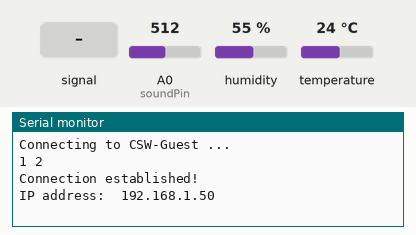
A program run on a simulated ESP8266 (Wemos D1 mini). On the bench: the last lines printed to the serial monitor. The test bench sets the inputs (shaded band); at power-on: humidity 55 %, A0 (soundPin) = 512, temperature 24 °C. WiFi joins after 1.5 s; servers stay silent unless stated; uploads are accepted with an empty reply.

Above: at 3.2 s.
3.3 s: A0 (soundPin) fed a 200 Hz sine of ±81 counts around its level
7.1 s: humidity set to 22 %
At 8.0 s:
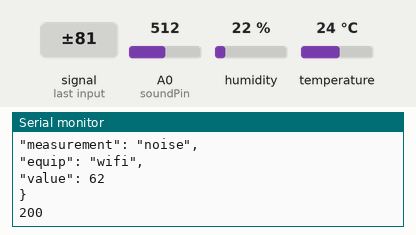
10.9 s: A0 (soundPin) set to 716
At 12.29 s:
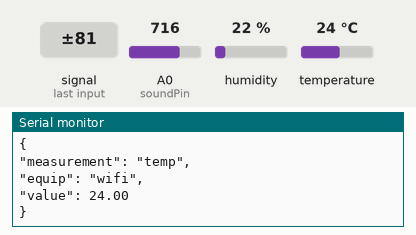
14.7 s: temperature set to 12 °C
At 16.3 s:
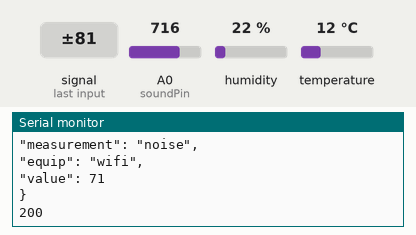
18.5 s: A0 (soundPin) fed a 1000 Hz sine of ±255 counts around its level
22.3 s: A0 (soundPin) set to 900
At 24.6 s:
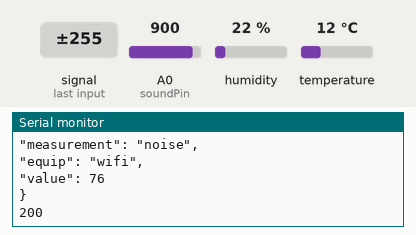
Timing chart, 0 to 26.1 s (numbered marks = the images above; inputs shaded):
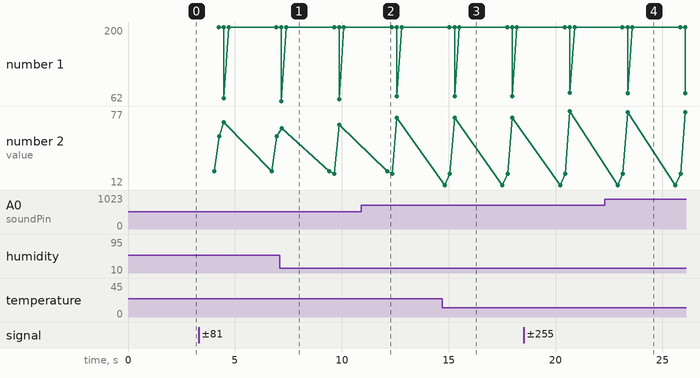

The program:

main.cpp
```cpp
#include <Arduino.h>
#include <ESP8266WiFi.h>
#include <ESP8266HTTPClient.h>
#include <Adafruit_Sensor.h>
#include <DHT.h>
#include <DHT_U.h>

const char* ssid     = "CSW-Guest";
const char* password = "Critical98";
const char* serverName = "http://10.8.8.25:8888/";

HTTPClient http;
WiFiClient client;

#define DHTPIN D2
#define DHTTYPE DHT11
#define soundPin A0

DHT_Unified dht(DHTPIN, DHTTYPE);

uint32_t delayMS;

void setup() {
  Serial.begin(9600);

  WiFi.begin(ssid, password);
  Serial.print("Connecting to ");
  Serial.print(ssid); Serial.println(" ...");

  int i = 0;
  while (WiFi.status() != WL_CONNECTED) {
    delay(1000);
    Serial.print(++i); Serial.print(' ');
  }

  Serial.println('\n');
  Serial.println("Connection established!");
  Serial.print("IP address:\t");
  Serial.println(WiFi.localIP());

  sensor_t sensor;
  dht.begin();
  dht.temperature().getSensor(&sensor);
  dht.humidity().getSensor(&sensor);
  delayMS = sensor.min_delay / 1000;
}

void loop() {
  delay(delayMS);

  sensors_event_t event;
  dht.temperature().getEvent(&event);
  if (isnan(event.temperature)) {
    Serial.println(F("Error reading temperature!"));
  }
  else {
    Serial.print(F("Temperature: "));
    Serial.print(event.temperature);
    Serial.println(F("°C"));
    Serial.print("\n\n\n");

    http.begin(client, serverName);
    http.addHeader("Content-Type", "application/json");

    Serial.println("POST REQUEST");
    String httpRequestData = "{\n\"measurement\": \"temp\",\n";
    httpRequestData += "\"equip\": \"wifi\",\n";
    httpRequestData += "\"value\": ";
    httpRequestData += event.temperature;
    httpRequestData += "\n";
    httpRequestData += "}";

    Serial.println(httpRequestData);

    int httpCode = http.POST(httpRequestData);
    String payload = http.getString();
    Serial.println(httpCode);
    Serial.println(payload);
    http.end();
  }

  dht.humidity().getEvent(&event);
  if (isnan(event.relative_humidity)) {
    Serial.println(F("Error reading humidity!"));
  }
  else {
    Serial.print(F("Humidity: "));
    Serial.print(event.relative_humidity);
    Serial.println(F("%"));
    Serial.print("\n\n\n");

    http.begin(client, serverName);
    http.addHeader("Content-Type", "application/json");

    Serial.println("POST REQUEST");
    String httpRequestData = "{\n\"measurement\": \"hum\",\n";
    httpRequestData += "\"equip\": \"wifi\",\n";
    httpRequestData += "\"value\": ";
    httpRequestData += event.relative_humidity;
    httpRequestData += "\n";
    httpRequestData += "}";

    Serial.println(httpRequestData);

    int httpCode = http.POST(httpRequestData);
    String payload = http.getString();
    Serial.println(httpCode);
    Serial.println(payload);
    http.end();
  }

  long sound_level = 0;
  long ruido_db = 0;

  sound_level = analogRead(soundPin);
  ruido_db= 20*log(sound_level)-60;
  Serial.println(ruido_db);

  http.begin(client, serverName);
  http.addHeader("Content-Type", "application/json");

  Serial.println("POST REQUEST");
  String httpRequestData = "{\n\"measurement\": \"noise\",\n";
  httpRequestData += "\"equip\": \"wifi\",\n";
  httpRequestData += "\"value\": ";
  httpRequestData += ruido_db;
  httpRequestData += "\n";
  httpRequestData += "}";

  Serial.println(httpRequestData);

  int httpCode = http.POST(httpRequestData);
  String payload = http.getString();
  Serial.println(httpCode);
  Serial.println(payload);
  http.end();


}
```

Measured:
- after the input at 14.7 s, the serial monitor: prints a new line after 0.10 s (image 3)
- after the input at 22.3 s, the serial monitor: prints a new line after 1.1 s (image 4)
- plotted number 2: 65 → 71 after the input at 10.9 s, 71 → 77 after the input at 18.5 s, 77 → 76 after the input at 22.3 s
